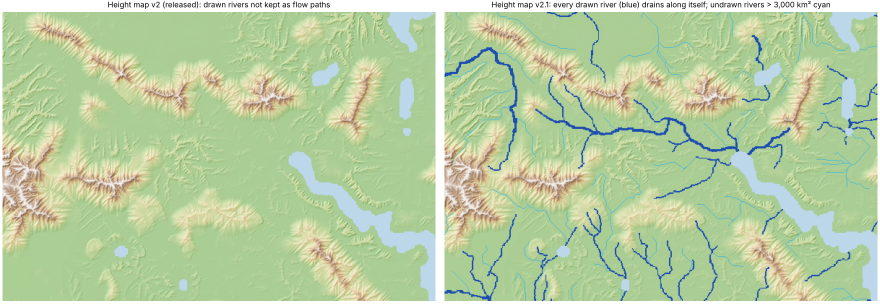
#> input picture output/terrain_rivers_20261107/map_height_v22_detail.png, 1760 x 616 px, given in place of elevation.png, which was not available (shown at 1/2 size)
$ python -i terrain_rivers.py   (imports and definitions only)
#> lines starting #> are read from the running program, lines starting #| are printed output that depends on the picture; after the words box and inside, x2 and y2 are one past the last pixel; in counts of white or black regions, pixels touching at a corner belong together
### rotclimate/geography.py
"""Turn the hand-drawn map layers into model grids.

Layers (all 2000 x 926 px, 1 px = 1.1 mi = 1.77 km):
  elevation.png        transparent = water, 4 colour tiers of height
  rivers.png           river lines (used only for validation / drawing)
  climate_target.png   the painted target climate zones
  roads.png            roads + settlement dots (drawing only)
  labels.webp          place names (positions transcribed to places.csv)

The .png layers are derived from your lossless originals in
data/source/original/ by scripts/prepare_sources.py.

The map is 2000 x 926 px on hexes with 15-mile sides (1.143 mi per px, measured
from the hex lines), so its *long* side (2286.8 mi) runs east-west and the short
side (1058.2 mi ~ 15.3 deg of latitude) north-south.
"""
from __future__ import annotations

import csv
from dataclasses import dataclass
from functools import lru_cache

import numpy as np
from PIL import Image
from scipy import ndimage as ndi

from pathlib import Path

from .config import DATA, SOURCE, Params

EARTH_KM_PER_DEG = 111.195
MI_KM = 1.609344

TIER_COLORS = np.array(
    [(185, 215, 116), (251, 239, 175), (243, 153, 78), (205, 91, 66)], float
)
TIER_NAMES = ["lowland", "hills", "upland", "mountain"]

# target classes painted on climate_target.png
TARGET_CLASSES = [
    # id, key, label, paint colour (RGB) used on the source image
    (1, "cold_wet", "Cold and wet (forest)", (0, 125, 10)),
    (2, "cold_dry", "Cold and dry", (255, 235, 125)),
    (3, "warm_wet", "Warm and wet", (0, 255, 255)),
    (4, "med", "Temperate / Mediterranean", (180, 255, 0)),
    (5, "swamp", "Hot and wet, swampy", (75, 255, 0)),
    (6, "tree", "Tree (hot, forested)", (75, 255, 0)),
    (7, "hot_dry", "Hot and dry", (255, 215, 0)),
]
TARGET_KEYS = {c[0]: c[1] for c in TARGET_CLASSES}
TARGET_LABELS = {c[0]: c[2] for c in TARGET_CLASSES}
TARGET_DRAW_COLORS = {
    1: "#1d5c3a", 2: "#e3c45a", 3: "#16c7c7", 4: "#a8d400",
    5: "#3aa832", 6: "#0e8a7a", 7: "#e09a00",
}


def _rgba(name: str) -> np.ndarray:
#> called with name = 'elevation.png'
    return np.array(Image.open(SOURCE / name).convert("RGBA"))
#> returned value is the input picture: shape (616, 1760, 4); mean R, G, B, A 184.4, 207.1, 162.8, 255


@lru_cache(maxsize=1)
def source_layers():
    elev = _rgba("elevation.png")
    land = elev[..., 3] > 128
#> land: shape (616, 1760) bool; every value is 1
    d = ((elev[..., None, :3].astype(float) - TIER_COLORS[None, None]) ** 2).sum(-1)
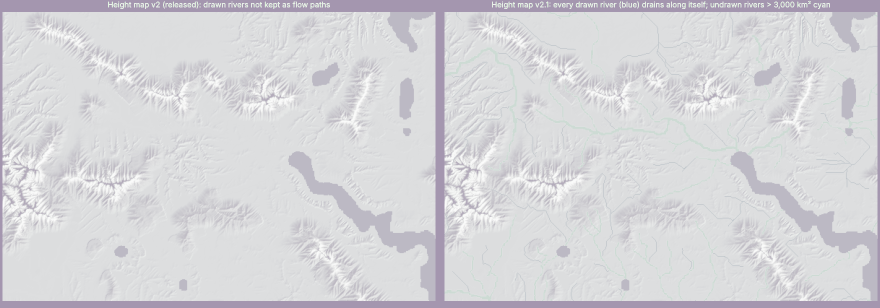
#> d: shape (616, 1760, 4) float64 (shown at 1/2 size); mean R, G, B, A 5139.9, 8496.6, 16434.3, 26149.9; transparent parts drawn white
    tier = np.where(land, d.argmin(-1) + 1, 0).astype(np.int8)
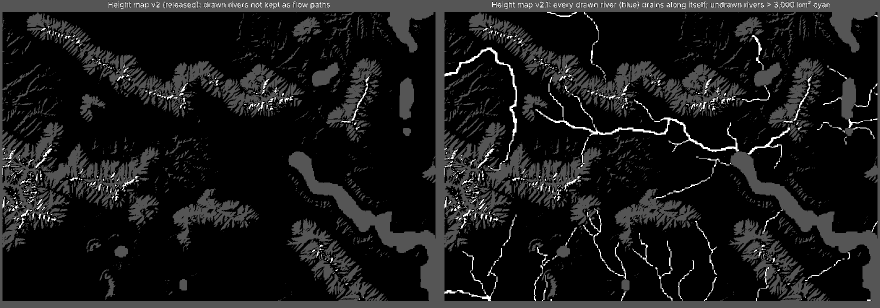
#> tier: shape (616, 1760) int8 (shown at 1/2 size); min 1, max 4, mean 1.3; drawn with min black and max white
    # tidy anti-aliased fringes: a pixel whose colour is far from every tier
    # colour takes the most common tier of its neighbourhood
    bad = land & (d.min(-1) > 900)
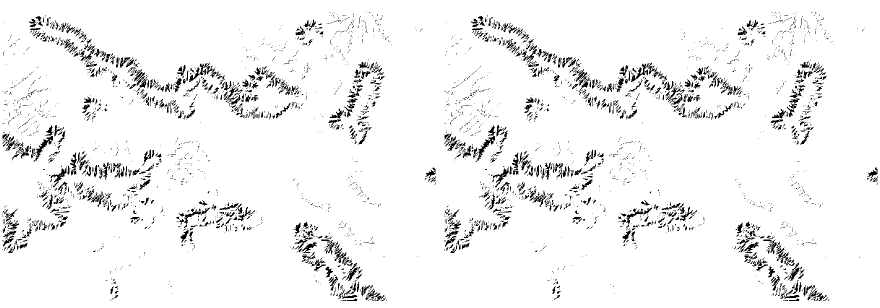
#> bad: shape (616, 1760) bool (shown at 1/2 size); 94.8% white; black in thin lines or dots
    if bad.any():
        filled = ndi.median_filter(tier, size=5)
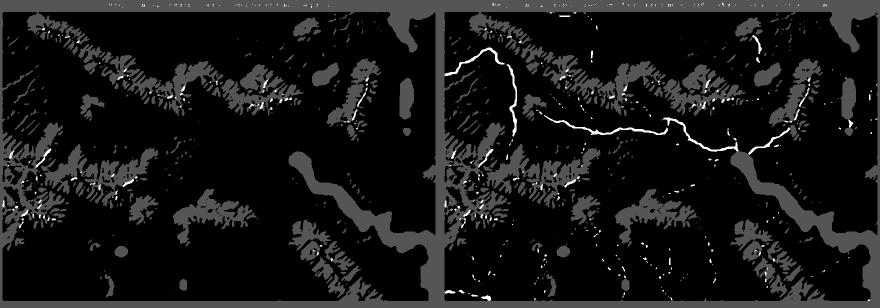
#> filled: shape (616, 1760) int8 (shown at 1/2 size); min 1, max 4, mean 1.27; drawn with min black and max white
        tier[bad] = np.maximum(filled[bad], 1)
#> tier: shape (616, 1760) int8; 5.44% of pixels changed, all inside (x1, y1, x2, y2) = (5, 2, 1755, 602)
    # lakes = water not connected to the outer ocean
    water = ~land
#> water: shape (616, 1760) bool; every value is 0
    lab, _ = ndi.label(water)
#> lab: shape (616, 1760) int32; every value is 0
    border = np.unique(np.concatenate([lab[0], lab[-1], lab[:, 0], lab[:, -1]]))
#> border = [0]
    lake = water & ~np.isin(lab, border[border > 0])
    rivers = _rgba("rivers.png")[..., 3] > 60
#> call 2 of _rgba, with name = 'rivers.png'
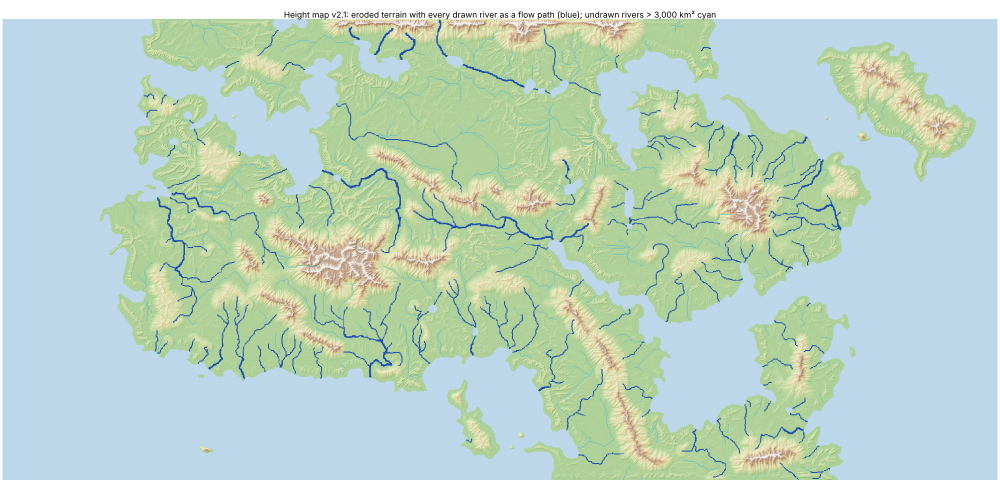
#> input picture output/terrain_rivers_20261107/map_height_v22_full.png, 2000 x 960 px, given in place of rivers.png, which was not available (shown at 1/2 size)
#> in _rgba, returned value is the input picture: shape (960, 2000, 4); mean R, G, B, A 186.8, 211.3, 196.4, 255
#> rivers: shape (960, 2000) bool; every value is 1
    roads = _rgba("roads.png")
    return dict(land=land, tier=tier, lake=lake, rivers=rivers, roads=roads)


# [144 lines left out: functions _tier_ramps, _terrain_file, elevation_fullres, target_fullres, settlement_markers, load_places, not called in this run]


@dataclass
class Grid:
    params: Params
    f: int                 # source px per cell
    pad: int               # padding cells on each side
    ny: int
    nx: int
    cell_km: float
    land: np.ndarray       # bool
    land_frac: np.ndarray
    elev: np.ndarray       # m (mean)
    elev_max: np.ndarray   # m (block max, for barriers)
    lat: np.ndarray        # deg (2-D)
    inmap: np.ndarray      # bool, inside the drawn map
    target: np.ndarray     # int class (0 = none) on the grid
    rivers: np.ndarray     # river pixel fraction
    lake: np.ndarray       # bool
    chi_far: np.ndarray | None = None   # e6: upwind land share of the world beyond the grid (Earth mode)
    chi_far_long: np.ndarray | None = None   # e23: westward land share over ~5,100 km (Earth mode; other grids compute their own)
    chi_pole: np.ndarray | None = None       # e31: poleward land reachable by shallow cold air, ~2,000 km (Earth mode; other grids compute their own)
    chi_pole_ice: np.ndarray | None = None   # e129: poleward winter-frozen sea reachable by cold air (Earth mode)
    sea_reach: np.ndarray | None = None      # e42: latitude where the sea due poleward first meets land (Earth mode; other grids compute their own)
    cloud_ref: np.ndarray | None = None      # e43: [12, ny, nx] the globe's land-mean cloud cover at each cell's latitude, from WorldClim (Earth mode)
    descent: np.ndarray | None = None        # e49: [12, ny, nx] the descent the monsoons drive to their west, from WorldClim's rain (Earth mode; other grids compute their own)
    sea_depth: np.ndarray | None = None      # e50: sea depth (m, to 1,500) from the World Ocean Atlas 2018 profiles (Earth mode; other grids take a shelf by distance from the coast)
    zonal_pw: np.ndarray | None = None  # e116z: [12, ny, nx] the globe's land-mean NCEP column water at each latitude (model fills it lazily)
    obs_sst: np.ndarray | None = None   # Earth mode: observed monthly sea-surface temperature [12, ny, nx]
    obs_omega: np.ndarray | None = None  # e141: Earth mode, observed 500 hPa omega [12, ny, nx] (Pa/s, + = sinking)
    obs_slp_fall: np.ndarray | None = None  # e140: Earth mode, observed poleward sea-level pressure fall [12, ny, nx] (hPa / 1000 km)
    obs_pw: np.ndarray | None = None    # Earth mode: observed monthly precipitable water [12, ny, nx] (e116)
    obs_wind: np.ndarray | None = None  # Earth diagnostics: observed monthly surface winds [12, 2 (east, north), ny, nx]
    terrain_slopes: np.ndarray | None = None  # [3, samples, ny, nx]: east/north slopes and area weights

    @property
    def dx_m(self) -> float:
        return self.cell_km * 1000.0

    def map_slice(self):
        return (slice(self.pad, self.pad + self.ny_map), slice(self.pad, self.pad + self.nx_map))

    @property
    def ny_map(self) -> int:
        return self.inmap.sum(0).max()

    @property
    def nx_map(self) -> int:
        return self.inmap.sum(1).max()

    def src_to_grid(self, x, y):
        return x / self.f + self.pad - 0.5, y / self.f + self.pad - 0.5


# [112 lines left out: functions _block, _pad_side, build_grid, rotated_latitude, map_lat_range, _noise, not called in this run]


def _noise_at(seed, ykm, xkm):
    n, y0, x0, sp = _noise(seed)
    return ndi.map_coordinates(n, [(ykm - y0) / sp, (xkm - x0) / sp], order=1, mode="nearest")


# [159 lines left out: functions _procedural_offmap, _build_grid_cached, _with_params, not called in this run]


Grid._with_params = _with_params

### scripts/terrain_rivers.py
"""Plan R1 (calibration/geography_control_20261107/plan_R1.json): every drawn river is a flow path of the eroded height
map, from its source to the sea, a lake or the map edge, in a valley whose form is fitted on Earth.

Owner, 7 Nov 2026: "Remember that all of our drawn rivers also have to be there in the eroded map".

Method (references in the plan):
  1. order the drawn-river cells by geodesic distance g along the drawing to an outlet (sea, lake, map edge);
  2. breach a bed that never climbs: upstream to downstream r = min(z - b0, r_upstream - dec), floored at
     1 m + 2e-4 m per pixel of g (so the bed stays above sea level and still falls towards the mouth);
  3. a valley: land within W pixels of a river is lowered toward the nearest bed, z' = R + (z - R) (d / W)^p;
  4. the bed again, now also b0 below every adjacent non-river cell; banks are raised only where the floor binds;
  5. Priority-Flood + epsilon (Barnes et al. 2014) over all land, so flats and pits drain; river cells unchanged.

    .venv/bin/python -I scripts/terrain_rivers.py check <npz>      # strict owner check of any height map file
    .venv/bin/python -I scripts/terrain_rivers.py dev               # Earth fit of (W, p, b0) on D1-D4, check on B1-B4
    .venv/bin/python -I scripts/terrain_rivers.py build             # height map v2.1 = v2 composition + conditioning
"""
from __future__ import annotations

import itertools
import json
import math
import sys
import time
from pathlib import Path

import numba
import numpy as np
from scipy import ndimage as ndi

ROOT = Path(__file__).resolve().parents[1]
sys.path[:0] = [str(ROOT), str(ROOT / "scripts")]
PLAN = ROOT / "calibration/geography_control_20261107/plan_R1.json"
OUT = ROOT / "output/terrain_rivers_20261107"
ERO = ROOT / "output/terrain_erosion_20261107"
FLOOR0, FSTEP, DECMIN, EPS = 1.0, 2e-4, 2e-4, 1e-4
FLAT_EPS = 2e-4                                                     # m per flat increment (amendment 4)
GRID = dict(ref=(("ramp", 0.3), ("ramp", 0.4), ("ramp", 0.5), ("ramp", 0.6), ("ramp", 0.7), ("ramp", 0.85), ("floor", 1.0)),
            W=(4, 7, 11, 16), p=(0.5, 1.0), b0=(1.0, 3.0, 10.0))           # plan_R1 amendment 1
RINGS = range(1, 9)
NB = np.array([(-1, -1), (-1, 0), (-1, 1), (0, -1), (0, 1), (1, -1), (1, 0), (1, 1)], np.int64)
ND = np.array([math.sqrt(2), 1, math.sqrt(2), 1, 1, math.sqrt(2), 1, math.sqrt(2)])
log = lambda *a: print(*a, flush=True)  # noqa: E731


# [507 lines left out: functions _ulp32, _geodesic, _bed, _envelopes, _priority_flood, _fill and 7 more, not called in this run]


def profile_loss(rec, true):
    return float(np.mean([abs(math.log((rec[r] + 2.0) / (true[r] + 2.0))) for r in RINGS
                          if np.isfinite(rec[r]) and np.isfinite(true[r]) and rec[r] > -2 and true[r] > -2]))


def bed_ratio(z, ramp, rivers):
    m = rivers & (ramp > 150.0)
    return {q: float(np.percentile(z[m] / ramp[m], q)) for q in (25, 50, 75)} if m.any() else {}


def bed_loss(rec, true):
    return float(np.mean([abs(math.log((rec[q] + 0.05) / (true[q] + 0.05))) for q in (25, 50, 75)])) if true else 0.0


def forms():
    return [dict(ref=r, alpha=a, W=W, p=p, b0=b0) for (r, a), W, p, b0 in itertools.product(*GRID.values())]


# [107 lines left out: functions earth, side_effects, dev, map_gates, scan, not called in this run]


def tier1_weight(tier):
    """Amendment 3: hills fade to zero at the edge of tier 1."""
    return np.clip(2.0 * ndi.gaussian_filter((tier == 1).astype(float), 3.0) - 1.0, 0.0, 1.0)


HILL_HEIGHTS = (1000, 1300, 1600, 2000, 2500)


# [134 lines left out: functions map_gates3, scan3, build, preview, not called in this run]


def check_cmd(path):
    from rotclimate.geography import source_layers
    L = source_layers(); d = np.load(path); z = d["z"]
#> after `L = source_layers()`: L = 5 items
    if "lake_level" in d.files:                              # amendment 5: rivers flow through open lakes
        log(json.dumps(strict_check(z, L["land"], L["rivers"], lake=L["lake"], level=d["lake_level"]), indent=1, default=float))
    else:
        log(json.dumps(strict_check(z, L["land"], L["rivers"]), indent=1))


# [2 lines not run here, left out]

#> (the run stopped early here; a loop or call above may not have finished)
